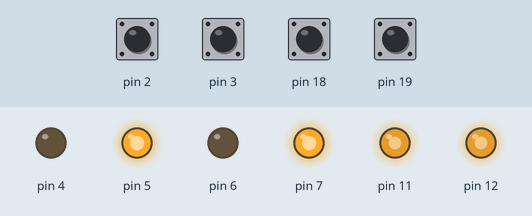
A sketch run on a simulated Arduino Mega 2560, built with avr-gcc and run on an emulated ATmega2560. Shown: output pins drawn as LEDs (lit = HIGH). The test bench sets the inputs (shaded band); at power-on: pin 2, pin 3, pin 18, pin 19 HIGH.

Above: at 1.2 s.
1.3 s: pin 2 pulled LOW for 0.15 s
3.4 s: pin 19 pulled LOW for 1 s
At 3.54 s:
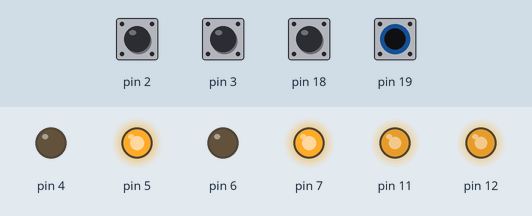
5.9 s: pin 3 pulled LOW for 0.15 s
At 6.2 s:
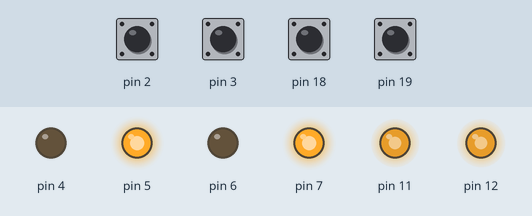
7.5 s: pin 2 pulled LOW for 1 s
At 8.3 s:
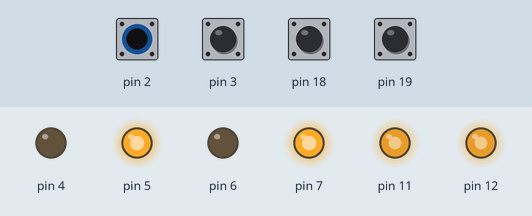
10.0 s: pin 19 pulled LOW for 0.15 s
At 11.3 s:
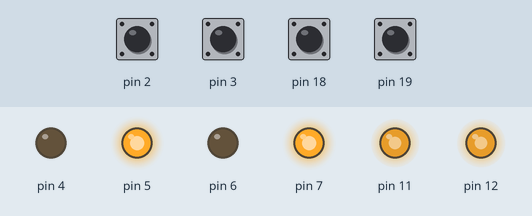
Timing chart, 0 to 12.6 s (numbered marks = the images above; inputs shaded):
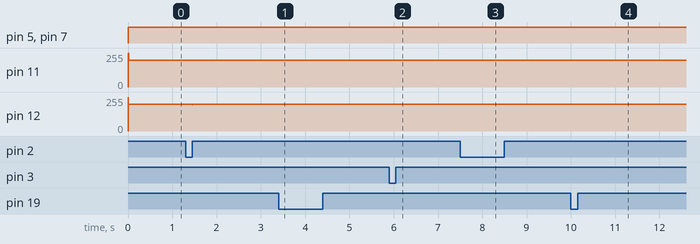

Measured:
- after the input at 3.4 s, pin 11: 200/255 → 201/255 after 0.28 s, → 200/255 0.72 s later
- after the input at 5.9 s, pin 12: 200/255 → 199/255 at once, → 200/255 0.01 s later, → 201/255 0.14 s later, → 200/255 0.01 s later
- after the input at 7.5 s, pin 12: 200/255 → 201/255 at once, → 200/255 1.0 s later
- after the input at 10.0 s, pin 11: 200/255 → 201/255 at once, → 200/255 0.16 s later

The sketch:

wheel_rotate_test.ino
```cpp
/* ===============================================================
   Dual Motor: 25JGA370 Planetary Gear Motors
   Gear Ratio: 34:1
   Encoder: 12 PPR → 48 CPR (Quadrature)
   Output Shaft CPR = 48 * 34 = 1632
   Angle/Count = 360 / 1632 = 0.220588 deg
   Arduino MEGA version
   =============================================================== */

const float anglePerCount = 360.0 / (48.0 * 34.0);

// ---------- PID Gains ----------
float Kp = 3.5;
float Ki = 0.02;
float Kd = 0.15;

struct Motor {
  int IN1, IN2, EN;
  int encA, encB;

  volatile long encoderPos = 0;

  float lastError = 0;
  float integral = 0;
  float targetDeg = 0;

  unsigned long lastTime = 0;
};

Motor motorA;
Motor motorB;

// =============================================================
// ENCODER ISR FUNCTIONS
// =============================================================
void updateMotorA_A() {
  int A = digitalRead(motorA.encA);
  int B = digitalRead(motorA.encB);
  motorA.encoderPos += (A == B) ? 1 : -1;
}
void updateMotorA_B() {
  int A = digitalRead(motorA.encA);
  int B = digitalRead(motorA.encB);
  motorA.encoderPos += (A != B) ? 1 : -1;
}
void updateMotorB_A() {
  int A = digitalRead(motorB.encA);
  int B = digitalRead(motorB.encB);
  motorB.encoderPos += (A == B) ? 1 : -1;
}
void updateMotorB_B() {
  int A = digitalRead(motorB.encA);
  int B = digitalRead(motorB.encB);
  motorB.encoderPos += (A != B) ? 1 : -1;
}

// =============================================================
// SINGLE MOTOR PID FUNCTION
// =============================================================
void runMotor(Motor &M) {

  unsigned long now = millis();
  float dt = (now - M.lastTime) / 1000.0;
  M.lastTime = now;

  float motorDeg = M.encoderPos * anglePerCount;
  float error = M.targetDeg - motorDeg;

  // integral with windup protection
  if (abs(error) < 80) {
    M.integral += error * dt;
  }
  M.integral = constrain(M.integral, -150, 150);

  float derivative = (error - M.lastError) / dt;
  M.lastError = error;

  float control = Kp * error + Ki * M.integral + Kd * derivative;

  bool dir = (control >= 0);
  int pwmVal = min(abs(control), 255);
  int PWM = map(pwmVal, 0, 255, 150, 255);

  if (abs(error) < 3) PWM = 0;

  if (PWM == 0) {
    digitalWrite(M.IN1, LOW);
    digitalWrite(M.IN2, LOW);
    analogWrite(M.EN, 0);
  } else if (dir) {
    digitalWrite(M.IN1, HIGH);
    digitalWrite(M.IN2, LOW);
    analogWrite(M.EN, PWM);
  } else {
    digitalWrite(M.IN1, LOW);
    digitalWrite(M.IN2, HIGH);
    analogWrite(M.EN, PWM);
  }
}

// =============================================================
// CALLABLE FUNCTION — THIS IS WHAT YOU WILL USE
// =============================================================
void GoDistance(float BotGoDis) {

  float WheelGoDeg=BotGoDis*180/((22/7)*8.7);
  // set targets
  motorA.targetDeg = WheelGoDeg;
  motorB.targetDeg = -WheelGoDeg;

  // reset encoder tracking
  motorA.encoderPos = 0;
  motorB.encoderPos = 0;
  motorA.lastTime = millis();
  motorB.lastTime = millis();

  // Run both motors until they reach target
  while (true) {

    runMotor(motorA);
    runMotor(motorB);

    bool A_done = abs(motorA.targetDeg - motorA.encoderPos * anglePerCount) < 3;
    bool B_done = abs(motorB.targetDeg - motorB.encoderPos * anglePerCount) < 3;

    if (A_done && B_done) break;

    delay(10);
  }

  // Stop motors
  digitalWrite(motorA.IN1, LOW);
  digitalWrite(motorA.IN2, LOW);
  analogWrite(motorA.EN, 0);

  digitalWrite(motorB.IN1, LOW);
  digitalWrite(motorB.IN2, LOW);
  analogWrite(motorB.EN, 0);
}


void setup() {
  Serial.begin(115200);

  // Motor A pins
  motorA.IN1 = 7;
  motorA.IN2 = 6;
  motorA.EN  = 12;
  motorA.encA = 2;
  motorA.encB = 3;

  // Motor B pins
  motorB.IN1 = 4;
  motorB.IN2 = 5;
  motorB.EN  = 11;
  motorB.encA = 18;
  motorB.encB = 19;

  pinMode(motorA.IN1, OUTPUT);
  pinMode(motorA.IN2, OUTPUT);
  pinMode(motorA.EN, OUTPUT);

  pinMode(motorB.IN1, OUTPUT);
  pinMode(motorB.IN2, OUTPUT);
  pinMode(motorB.EN, OUTPUT);

  pinMode(motorA.encA, INPUT_PULLUP);
  pinMode(motorA.encB, INPUT_PULLUP);
  pinMode(motorB.encA, INPUT_PULLUP);
  pinMode(motorB.encB, INPUT_PULLUP);

  attachInterrupt(digitalPinToInterrupt(motorA.encA), updateMotorA_A, CHANGE);
  attachInterrupt(digitalPinToInterrupt(motorA.encB), updateMotorA_B, CHANGE);
  attachInterrupt(digitalPinToInterrupt(motorB.encA), updateMotorB_A, CHANGE);
  attachInterrupt(digitalPinToInterrupt(motorB.encB), updateMotorB_B, CHANGE);
}


void loop() {

  GoDistance(5);

  delay(2000);

  GoDistance(10);

  delay(2000);

  GoDistance(0);

  delay(2000);
}
```
